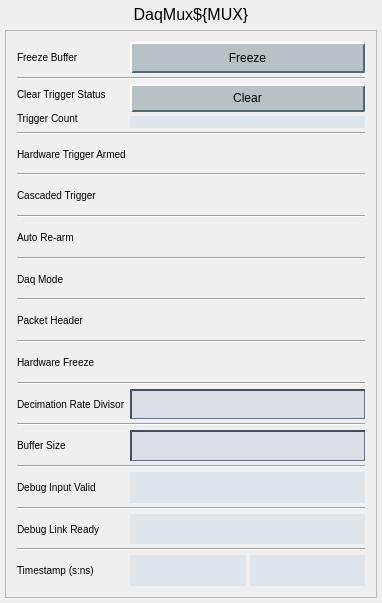
<?xml version="1.0" encoding="UTF-8"?>
<ui version="4.0">
 <class>daqMuxV2</class>
 <widget class="QWidget" name="daqMuxV2">
  <property name="geometry">
   <rect>
    <x>0</x>
    <y>0</y>
    <width>382</width>
    <height>603</height>
   </rect>
  </property>
  <property name="sizePolicy">
   <sizepolicy hsizetype="MinimumExpanding" vsizetype="Preferred">
    <horstretch>0</horstretch>
    <verstretch>0</verstretch>
   </sizepolicy>
  </property>
  <property name="font">
   <font>
    <pointsize>9</pointsize>
   </font>
  </property>
  <property name="windowTitle">
   <string>DaqMuxV2</string>
  </property>
  <property name="styleSheet">
   <string notr="true">QPushButton {
    background-color: rgb(182, 194, 198);
    border-color: rgb(182, 204, 212) rgb(82, 104, 112) rgb(82, 104, 112) rgb(182,204,212);
    border-style: outset;
    border-radius: 2px;
    border-width: 2px; 
    padding: 5px;
}
QPushButton:hover {
   background-color: rgb(154,170,176);
}
QPushButton:pressed {
    background-color: rgb(104,198,176);
    border-style: inset;
    border-width: 3px;
	border-color: rgb(32,86,73);
}
QPushButton:checked{
    background-color: rgb(104,198,176);
    border-style: inset;
    border-width: 3px;
	border-color: rgb(82, 104, 112)  rgb(182, 204, 212) rgb(182,204,212) rgb(82, 104, 112) ;
}

QLineEdit {
  background-color: rgb(218,223,230);
  border-color: rgb(66,77,96);
  border-style: inset;
  border-width: 2px 1px 1px 2px;
}
QLabel {
  font-size: 10px;
}</string>
  </property>
  <layout class="QVBoxLayout" name="verticalLayout" stretch="0,1">
   <property name="leftMargin">
    <number>5</number>
   </property>
   <property name="topMargin">
    <number>5</number>
   </property>
   <property name="rightMargin">
    <number>5</number>
   </property>
   <property name="bottomMargin">
    <number>5</number>
   </property>
   <item>
    <widget class="QLabel" name="label_15">
     <property name="font">
      <font>
       <pointsize>-1</pointsize>
       <italic>false</italic>
      </font>
     </property>
     <property name="toolTipDuration">
      <number>-1</number>
     </property>
     <property name="styleSheet">
      <string notr="true">QLabel{font-size: 16px;
 }</string>
     </property>
     <property name="text">
      <string>DaqMux${MUX}</string>
     </property>
     <property name="alignment">
      <set>Qt::AlignCenter</set>
     </property>
    </widget>
   </item>
   <item>
    <widget class="QScrollArea" name="scrollArea">
     <property name="widgetResizable">
      <bool>true</bool>
     </property>
     <widget class="QWidget" name="scrollAreaWidgetContents">
      <property name="geometry">
       <rect>
        <x>0</x>
        <y>0</y>
        <width>360</width>
        <height>598</height>
       </rect>
      </property>
      <layout class="QHBoxLayout" name="horizontalLayout">
       <item>
        <layout class="QGridLayout" name="gridLayout" columnstretch="0,1" columnminimumwidth="0,1">
         <property name="leftMargin">
          <number>2</number>
         </property>
         <property name="topMargin">
          <number>2</number>
         </property>
         <property name="rightMargin">
          <number>2</number>
         </property>
         <property name="bottomMargin">
          <number>2</number>
         </property>
         <property name="spacing">
          <number>4</number>
         </property>
         <item row="5" column="1">
          <layout class="QGridLayout" name="gridLayout_4">
           <item row="0" column="0">
            <widget class="PyDMPushButton" name="PyDMPushButton_5">
             <property name="minimumSize">
              <size>
               <width>0</width>
               <height>24</height>
              </size>
             </property>
             <property name="toolTip">
              <string/>
             </property>
             <property name="styleSheet">
              <string notr="true"/>
             </property>
             <property name="text">
              <string>Clear</string>
             </property>
             <property name="channel" stdset="0">
              <string>ca://${DEVICE}:DAQMUX${MUX}_CLRTRGST</string>
             </property>
             <property name="pressValue" stdset="0">
              <string>1</string>
             </property>
            </widget>
           </item>
           <item row="1" column="0">
            <widget class="PyDMLabel" name="PyDMLabel_5">
             <property name="minimumSize">
              <size>
               <width>0</width>
               <height>0</height>
              </size>
             </property>
             <property name="toolTip">
              <string/>
             </property>
             <property name="styleSheet">
              <string notr="true">QLabel{
  background-color: rgb(222,229,234);
}</string>
             </property>
             <property name="text">
              <string/>
             </property>
             <property name="channel" stdset="0">
              <string>ca://${DEVICE}:DAQMUX${MUX}_TRGCNT</string>
             </property>
            </widget>
           </item>
          </layout>
         </item>
         <item row="30" column="1">
          <layout class="QHBoxLayout" name="horizontalLayout_8">
           <item>
            <widget class="PyDMLabel" name="PyDMLabel_3">
             <property name="toolTip">
              <string/>
             </property>
             <property name="styleSheet">
              <string notr="true">QLabel{
  background-color: rgb(222,229,234);
}</string>
             </property>
             <property name="text">
              <string/>
             </property>
             <property name="channel" stdset="0">
              <string>ca://${DEVICE}:DAQMUX${MUX}_TS_SEC</string>
             </property>
            </widget>
           </item>
           <item>
            <widget class="PyDMLabel" name="PyDMLabel_4">
             <property name="toolTip">
              <string/>
             </property>
             <property name="styleSheet">
              <string notr="true">QLabel{
  background-color: rgb(222,229,234);
}</string>
             </property>
             <property name="text">
              <string/>
             </property>
             <property name="channel" stdset="0">
              <string>ca://${DEVICE}:DAQMUX${MUX}_TS_NSEC</string>
             </property>
            </widget>
           </item>
          </layout>
         </item>
         <item row="11" column="0" colspan="2">
          <widget class="Line" name="line_9">
           <property name="orientation">
            <enum>Qt::Horizontal</enum>
           </property>
          </widget>
         </item>
         <item row="7" column="1">
          <widget class="PyDMEnumButton" name="PyDMEnumButton_2">
           <property name="minimumSize">
            <size>
             <width>0</width>
             <height>0</height>
            </size>
           </property>
           <property name="maximumSize">
            <size>
             <width>16777215</width>
             <height>48</height>
            </size>
           </property>
           <property name="toolTip">
            <string/>
           </property>
           <property name="channel" stdset="0">
            <string>ca://${DEVICE}:DAQMUX${MUX}_ARMHWTRG </string>
           </property>
           <property name="orientation" stdset="0">
            <enum>Qt::Horizontal</enum>
           </property>
           <property name="marginTop" stdset="0">
            <number>0</number>
           </property>
           <property name="marginBottom" stdset="0">
            <number>0</number>
           </property>
           <property name="marginLeft" stdset="0">
            <number>0</number>
           </property>
           <property name="marginRight" stdset="0">
            <number>0</number>
           </property>
           <property name="horizontalSpacing" stdset="0">
            <number>0</number>
           </property>
           <property name="verticalSpacing" stdset="0">
            <number>0</number>
           </property>
          </widget>
         </item>
         <item row="30" column="0">
          <widget class="QLabel" name="label_14">
           <property name="font">
            <font>
             <pointsize>-1</pointsize>
            </font>
           </property>
           <property name="styleSheet">
            <string notr="true"/>
           </property>
           <property name="text">
            <string>Timestamp (s:ns)</string>
           </property>
          </widget>
         </item>
         <item row="28" column="1">
          <widget class="PyDMLabel" name="PyDMLabel_2">
           <property name="toolTip">
            <string/>
           </property>
           <property name="styleSheet">
            <string notr="true">QLabel{
  background-color: rgb(222,229,234);
}</string>
           </property>
           <property name="text">
            <string/>
           </property>
           <property name="channel" stdset="0">
            <string>ca://${DEVICE}:DAQMUX${MUX}_DBGLNKRDY</string>
           </property>
           <property name="displayFormat" stdset="0">
            <enum>PyDMLabel::Hex</enum>
           </property>
           <property name="buddy">
            <cstring></cstring>
           </property>
          </widget>
         </item>
         <item row="3" column="0">
          <widget class="QLabel" name="label_2">
           <property name="font">
            <font>
             <pointsize>-1</pointsize>
            </font>
           </property>
           <property name="styleSheet">
            <string notr="true"/>
           </property>
           <property name="text">
            <string>Freeze Buffer</string>
           </property>
          </widget>
         </item>
         <item row="22" column="0">
          <widget class="QLabel" name="label_10">
           <property name="font">
            <font>
             <pointsize>-1</pointsize>
            </font>
           </property>
           <property name="styleSheet">
            <string notr="true"/>
           </property>
           <property name="text">
            <string>Buffer Size</string>
           </property>
          </widget>
         </item>
         <item row="18" column="1">
          <widget class="PyDMEnumButton" name="PyDMEnumButton_6">
           <property name="minimumSize">
            <size>
             <width>0</width>
             <height>0</height>
            </size>
           </property>
           <property name="maximumSize">
            <size>
             <width>16777215</width>
             <height>48</height>
            </size>
           </property>
           <property name="toolTip">
            <string/>
           </property>
           <property name="channel" stdset="0">
            <string>ca://${DEVICE}:DAQMUX${MUX}_HWFRZ</string>
           </property>
           <property name="orientation" stdset="0">
            <enum>Qt::Horizontal</enum>
           </property>
           <property name="marginTop" stdset="0">
            <number>0</number>
           </property>
           <property name="marginBottom" stdset="0">
            <number>0</number>
           </property>
           <property name="marginLeft" stdset="0">
            <number>0</number>
           </property>
           <property name="marginRight" stdset="0">
            <number>0</number>
           </property>
           <property name="horizontalSpacing" stdset="0">
            <number>0</number>
           </property>
           <property name="verticalSpacing" stdset="0">
            <number>0</number>
           </property>
          </widget>
         </item>
         <item row="10" column="1">
          <widget class="PyDMEnumButton" name="PyDMEnumButton">
           <property name="minimumSize">
            <size>
             <width>0</width>
             <height>0</height>
            </size>
           </property>
           <property name="maximumSize">
            <size>
             <width>16777215</width>
             <height>48</height>
            </size>
           </property>
           <property name="toolTip">
            <string/>
           </property>
           <property name="channel" stdset="0">
            <string>ca://${DEVICE}:DAQMUX${MUX}_CSCDTRG</string>
           </property>
           <property name="orientation" stdset="0">
            <enum>Qt::Horizontal</enum>
           </property>
           <property name="marginTop" stdset="0">
            <number>0</number>
           </property>
           <property name="marginBottom" stdset="0">
            <number>0</number>
           </property>
           <property name="marginLeft" stdset="0">
            <number>0</number>
           </property>
           <property name="marginRight" stdset="0">
            <number>0</number>
           </property>
           <property name="horizontalSpacing" stdset="0">
            <number>0</number>
           </property>
           <property name="verticalSpacing" stdset="0">
            <number>0</number>
           </property>
          </widget>
         </item>
         <item row="10" column="0">
          <widget class="QLabel" name="label_4">
           <property name="font">
            <font>
             <pointsize>-1</pointsize>
            </font>
           </property>
           <property name="styleSheet">
            <string notr="true"/>
           </property>
           <property name="text">
            <string>Cascaded Trigger</string>
           </property>
          </widget>
         </item>
         <item row="13" column="0" colspan="2">
          <widget class="Line" name="line_8">
           <property name="orientation">
            <enum>Qt::Horizontal</enum>
           </property>
          </widget>
         </item>
         <item row="21" column="0" colspan="2">
          <widget class="Line" name="line_4">
           <property name="orientation">
            <enum>Qt::Horizontal</enum>
           </property>
          </widget>
         </item>
         <item row="5" column="0">
          <layout class="QGridLayout" name="gridLayout_3">
           <item row="0" column="0">
            <widget class="QLabel" name="label_3">
             <property name="font">
              <font>
               <pointsize>-1</pointsize>
              </font>
             </property>
             <property name="styleSheet">
              <string notr="true"/>
             </property>
             <property name="text">
              <string>Clear Trigger Status</string>
             </property>
            </widget>
           </item>
           <item row="1" column="0">
            <widget class="QLabel" name="label_11">
             <property name="font">
              <font>
               <pointsize>-1</pointsize>
              </font>
             </property>
             <property name="styleSheet">
              <string notr="true"/>
             </property>
             <property name="text">
              <string>Trigger Count</string>
             </property>
            </widget>
           </item>
          </layout>
         </item>
         <item row="15" column="0" colspan="2">
          <widget class="Line" name="line_7">
           <property name="orientation">
            <enum>Qt::Horizontal</enum>
           </property>
          </widget>
         </item>
         <item row="16" column="1">
          <widget class="PyDMEnumButton" name="PyDMEnumButton_5">
           <property name="minimumSize">
            <size>
             <width>0</width>
             <height>0</height>
            </size>
           </property>
           <property name="maximumSize">
            <size>
             <width>16777215</width>
             <height>48</height>
            </size>
           </property>
           <property name="toolTip">
            <string/>
           </property>
           <property name="channel" stdset="0">
            <string>ca://${DEVICE}:DAQMUX${MUX}_PACKETHEADER</string>
           </property>
           <property name="orientation" stdset="0">
            <enum>Qt::Horizontal</enum>
           </property>
           <property name="marginTop" stdset="0">
            <number>0</number>
           </property>
           <property name="marginBottom" stdset="0">
            <number>0</number>
           </property>
           <property name="marginLeft" stdset="0">
            <number>0</number>
           </property>
           <property name="marginRight" stdset="0">
            <number>0</number>
           </property>
           <property name="horizontalSpacing" stdset="0">
            <number>0</number>
           </property>
           <property name="verticalSpacing" stdset="0">
            <number>0</number>
           </property>
          </widget>
         </item>
         <item row="25" column="1">
          <widget class="PyDMLabel" name="PyDMLabel">
           <property name="toolTip">
            <string/>
           </property>
           <property name="styleSheet">
            <string notr="true">QLabel{
  background-color: rgb(222,229,234);
}</string>
           </property>
           <property name="text">
            <string/>
           </property>
           <property name="channel" stdset="0">
            <string>ca://${DEVICE}:DAQMUX${MUX}_DBGINPVALID</string>
           </property>
           <property name="displayFormat" stdset="0">
            <enum>PyDMLabel::Hex</enum>
           </property>
          </widget>
         </item>
         <item row="16" column="0">
          <widget class="QLabel" name="label_7">
           <property name="font">
            <font>
             <pointsize>-1</pointsize>
            </font>
           </property>
           <property name="styleSheet">
            <string notr="true"/>
           </property>
           <property name="text">
            <string>Packet Header</string>
           </property>
          </widget>
         </item>
         <item row="25" column="0">
          <widget class="QLabel" name="label_12">
           <property name="font">
            <font>
             <pointsize>-1</pointsize>
            </font>
           </property>
           <property name="styleSheet">
            <string notr="true"/>
           </property>
           <property name="text">
            <string>Debug Input Valid</string>
           </property>
          </widget>
         </item>
         <item row="12" column="1">
          <widget class="PyDMEnumButton" name="PyDMEnumButton_3">
           <property name="minimumSize">
            <size>
             <width>0</width>
             <height>0</height>
            </size>
           </property>
           <property name="maximumSize">
            <size>
             <width>16777215</width>
             <height>48</height>
            </size>
           </property>
           <property name="toolTip">
            <string/>
           </property>
           <property name="channel" stdset="0">
            <string>ca://${DEVICE}:DAQMUX${MUX}_AUTOREARM</string>
           </property>
           <property name="orientation" stdset="0">
            <enum>Qt::Horizontal</enum>
           </property>
           <property name="marginTop" stdset="0">
            <number>0</number>
           </property>
           <property name="marginBottom" stdset="0">
            <number>0</number>
           </property>
           <property name="marginLeft" stdset="0">
            <number>0</number>
           </property>
           <property name="marginRight" stdset="0">
            <number>0</number>
           </property>
           <property name="horizontalSpacing" stdset="0">
            <number>0</number>
           </property>
           <property name="verticalSpacing" stdset="0">
            <number>0</number>
           </property>
          </widget>
         </item>
         <item row="20" column="0">
          <widget class="QLabel" name="label_9">
           <property name="font">
            <font>
             <pointsize>-1</pointsize>
            </font>
           </property>
           <property name="styleSheet">
            <string notr="true"/>
           </property>
           <property name="text">
            <string>Decimation Rate Divisor</string>
           </property>
          </widget>
         </item>
         <item row="12" column="0">
          <widget class="QLabel" name="label_5">
           <property name="font">
            <font>
             <pointsize>-1</pointsize>
            </font>
           </property>
           <property name="styleSheet">
            <string notr="true"/>
           </property>
           <property name="text">
            <string>Auto Re-arm</string>
           </property>
          </widget>
         </item>
         <item row="27" column="0" colspan="2">
          <widget class="Line" name="line_2">
           <property name="orientation">
            <enum>Qt::Horizontal</enum>
           </property>
          </widget>
         </item>
         <item row="6" column="0" colspan="2">
          <widget class="Line" name="line_11">
           <property name="orientation">
            <enum>Qt::Horizontal</enum>
           </property>
          </widget>
         </item>
         <item row="19" column="0" colspan="2">
          <widget class="Line" name="line_5">
           <property name="orientation">
            <enum>Qt::Horizontal</enum>
           </property>
          </widget>
         </item>
         <item row="18" column="0">
          <widget class="QLabel" name="label_8">
           <property name="font">
            <font>
             <pointsize>-1</pointsize>
            </font>
           </property>
           <property name="styleSheet">
            <string notr="true"/>
           </property>
           <property name="text">
            <string>Hardware Freeze</string>
           </property>
          </widget>
         </item>
         <item row="29" column="0" colspan="2">
          <widget class="Line" name="line">
           <property name="orientation">
            <enum>Qt::Horizontal</enum>
           </property>
          </widget>
         </item>
         <item row="14" column="1">
          <widget class="PyDMEnumButton" name="PyDMEnumButton_4">
           <property name="minimumSize">
            <size>
             <width>0</width>
             <height>0</height>
            </size>
           </property>
           <property name="maximumSize">
            <size>
             <width>16777215</width>
             <height>48</height>
            </size>
           </property>
           <property name="toolTip">
            <string/>
           </property>
           <property name="channel" stdset="0">
            <string>ca://${DEVICE}:DAQMUX${MUX}_DAQMODE</string>
           </property>
           <property name="orientation" stdset="0">
            <enum>Qt::Horizontal</enum>
           </property>
           <property name="marginTop" stdset="0">
            <number>0</number>
           </property>
           <property name="marginBottom" stdset="0">
            <number>0</number>
           </property>
           <property name="marginLeft" stdset="0">
            <number>0</number>
           </property>
           <property name="marginRight" stdset="0">
            <number>0</number>
           </property>
           <property name="horizontalSpacing" stdset="0">
            <number>0</number>
           </property>
           <property name="verticalSpacing" stdset="0">
            <number>0</number>
           </property>
          </widget>
         </item>
         <item row="20" column="1">
          <widget class="PyDMLineEdit" name="PyDMLineEdit">
           <property name="sizePolicy">
            <sizepolicy hsizetype="Preferred" vsizetype="Preferred">
             <horstretch>0</horstretch>
             <verstretch>0</verstretch>
            </sizepolicy>
           </property>
           <property name="toolTip">
            <string/>
           </property>
           <property name="styleSheet">
            <string notr="true"/>
           </property>
           <property name="readOnly">
            <bool>false</bool>
           </property>
           <property name="channel" stdset="0">
            <string>ca://${DEVICE}:DAQMUX${MUX}_DECRATEDIV</string>
           </property>
           <property name="displayFormat" stdset="0">
            <enum>PyDMLineEdit::Default</enum>
           </property>
          </widget>
         </item>
         <item row="24" column="0" colspan="2">
          <widget class="Line" name="line_3">
           <property name="orientation">
            <enum>Qt::Horizontal</enum>
           </property>
          </widget>
         </item>
         <item row="4" column="0" colspan="2">
          <widget class="Line" name="line_12">
           <property name="orientation">
            <enum>Qt::Horizontal</enum>
           </property>
          </widget>
         </item>
         <item row="9" column="0" colspan="2">
          <widget class="Line" name="line_10">
           <property name="orientation">
            <enum>Qt::Horizontal</enum>
           </property>
          </widget>
         </item>
         <item row="7" column="0">
          <widget class="QLabel" name="label">
           <property name="font">
            <font>
             <pointsize>-1</pointsize>
            </font>
           </property>
           <property name="styleSheet">
            <string notr="true"/>
           </property>
           <property name="text">
            <string>Hardware Trigger Armed</string>
           </property>
          </widget>
         </item>
         <item row="22" column="1">
          <widget class="PyDMLineEdit" name="PyDMLineEdit_2">
           <property name="sizePolicy">
            <sizepolicy hsizetype="Preferred" vsizetype="Preferred">
             <horstretch>0</horstretch>
             <verstretch>0</verstretch>
            </sizepolicy>
           </property>
           <property name="toolTip">
            <string/>
           </property>
           <property name="styleSheet">
            <string notr="true"/>
           </property>
           <property name="readOnly">
            <bool>false</bool>
           </property>
           <property name="channel" stdset="0">
            <string>ca://${DEVICE}:DAQMUX${MUX}_BUFFSIZE</string>
           </property>
           <property name="displayFormat" stdset="0">
            <enum>PyDMLineEdit::Default</enum>
           </property>
          </widget>
         </item>
         <item row="14" column="0">
          <widget class="QLabel" name="label_6">
           <property name="font">
            <font>
             <pointsize>-1</pointsize>
            </font>
           </property>
           <property name="styleSheet">
            <string notr="true"/>
           </property>
           <property name="text">
            <string>Daq Mode</string>
           </property>
          </widget>
         </item>
         <item row="17" column="0" colspan="2">
          <widget class="Line" name="line_6">
           <property name="orientation">
            <enum>Qt::Horizontal</enum>
           </property>
          </widget>
         </item>
         <item row="28" column="0">
          <widget class="QLabel" name="label_13">
           <property name="font">
            <font>
             <pointsize>-1</pointsize>
            </font>
           </property>
           <property name="styleSheet">
            <string notr="true"/>
           </property>
           <property name="text">
            <string>Debug Link Ready</string>
           </property>
          </widget>
         </item>
         <item row="3" column="1">
          <widget class="PyDMPushButton" name="PyDMPushButton_3">
           <property name="sizePolicy">
            <sizepolicy hsizetype="Minimum" vsizetype="Preferred">
             <horstretch>0</horstretch>
             <verstretch>0</verstretch>
            </sizepolicy>
           </property>
           <property name="minimumSize">
            <size>
             <width>0</width>
             <height>0</height>
            </size>
           </property>
           <property name="toolTip">
            <string/>
           </property>
           <property name="styleSheet">
            <string notr="true"/>
           </property>
           <property name="text">
            <string>Freeze</string>
           </property>
           <property name="channel" stdset="0">
            <string>ca://${DEVICE}:DAQMUX${MUX}_FRZBUF</string>
           </property>
           <property name="pressValue" stdset="0">
            <string>1</string>
           </property>
          </widget>
         </item>
        </layout>
       </item>
      </layout>
     </widget>
    </widget>
   </item>
  </layout>
 </widget>
 <customwidgets>
  <customwidget>
   <class>PyDMLabel</class>
   <extends>QLabel</extends>
   <header>pydm.widgets.label</header>
  </customwidget>
  <customwidget>
   <class>PyDMLineEdit</class>
   <extends>QLineEdit</extends>
   <header>pydm.widgets.line_edit</header>
  </customwidget>
  <customwidget>
   <class>PyDMEnumButton</class>
   <extends>QWidget</extends>
   <header>pydm.widgets.enum_button</header>
  </customwidget>
  <customwidget>
   <class>PyDMPushButton</class>
   <extends>QPushButton</extends>
   <header>pydm.widgets.pushbutton</header>
  </customwidget>
 </customwidgets>
 <resources/>
 <connections/>
</ui>
